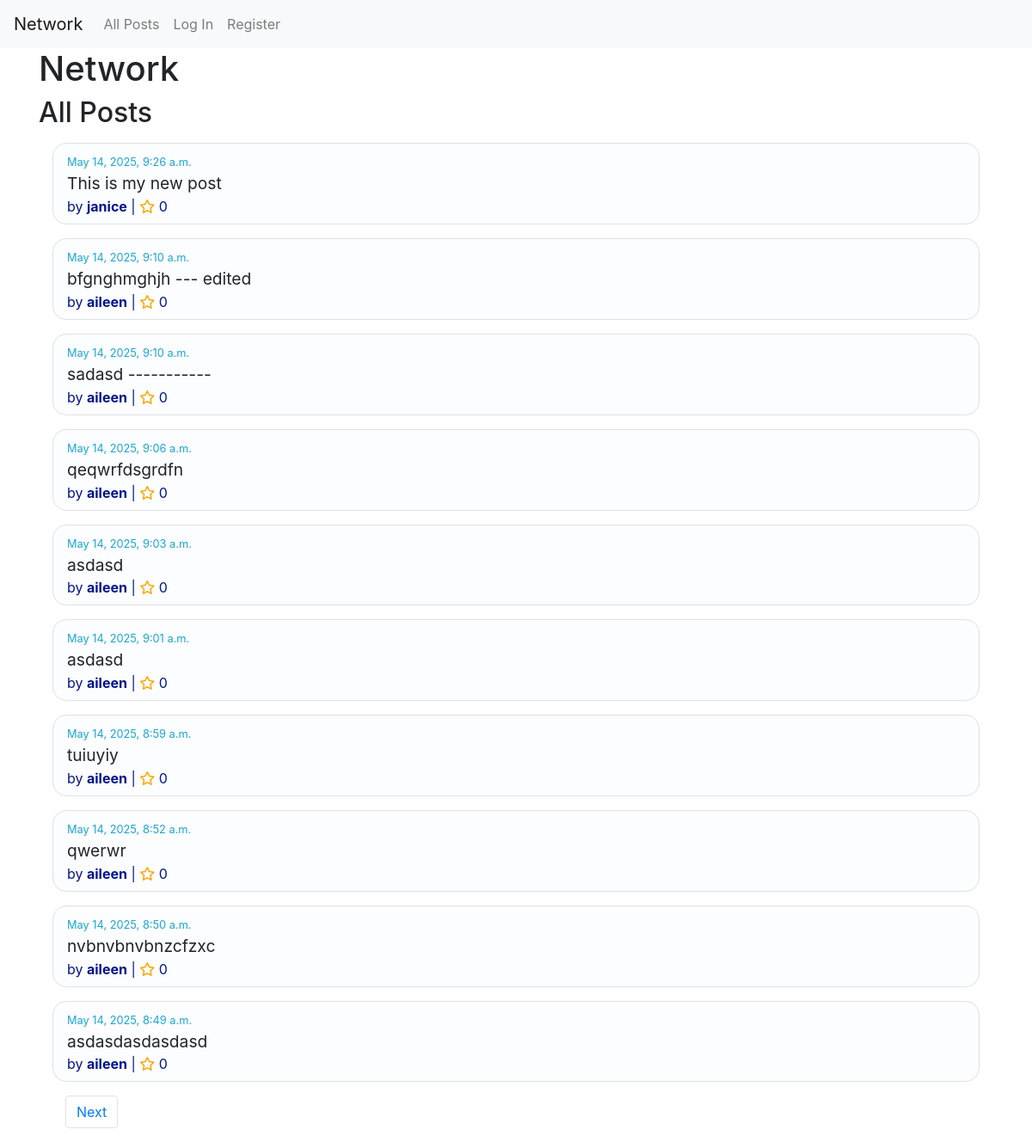
The page / on the database its author committed.
### network/models.py (models this page shows, shortened)
class Post(models.Model):
    content = models.CharField(max_length=140)
    user = models.ForeignKey(User, on_delete=models.CASCADE, related_name="user")
    date = models.DateTimeField(auto_now_add=True)

class User(AbstractUser):
    pass

### network/views.py (the view)
# urls.py: path("", views.index, name="index"),
def index(request):
    allPosts = Post.objects.all().order_by("id").reverse()
    paginator = Paginator(allPosts, 10)
    pageNumber = request.GET.get('page')
    pagePosts = paginator.get_page(pageNumber)
    return render(request, "network/index.html", {
        "allPosts": allPosts,
        "pagePosts": pagePosts
    })

### network/templates/network/index.html (shortened to what this page needs)
{% extends "network/layout.html" %}
{% block body %}
<h1>Network</h1>
 <h2>All Posts</h2>
{% include "network/posts.html" %}
{% endblock %}

### network/templates/network/posts.html (shortened to what this page needs)
<div id="all-posts my-3">
    {% for post in pagePosts %}
    <div class="post border my-3 mx-3 px-3 py-2 d-flex flex-column">
        <div class="d-flex justify-content-between">
            <p class="mb-0 post-date"><small>{{ post.date }}</small></p>
        </div>
        <p class="mb-0 post-content" id="post-content-{{ post.id }}">{{ post.content }}</p>
        <p class="mb-0 post-author">by <strong><a href="{% url 'profile' user_id=post.user.id %}">{{ post.user }}</a></strong> | <i class="fa-regular fa-star like-star"></i>
            <span class="like-btn" id="like-post-{{ post.id }}">0</span>
        </p>
    </div>
    {% endfor %}
    <div class="container mx-3">
        <ul class="pagination">
            {% if pagePosts.has_next %}
            <li class="page-item"><a class="page-link" href="?page={{ pagePosts.next_page_number }}">Next</a></li>
            {% endif %}
        </ul>
    </div>
</div>

### network/static/network/styles.css (style rules this page uses)
.post { border: 1px solid #ccc; border-radius: 1em; padding: 10px; margin: 10px 0; background-color: #fbfdffcc; }
.post-date { color: rgb(28, 165, 211); }
.post-content { font-size: 1.2em; }
.post-author { color: #031589; }
.like-star, #likes { color: orange; }
a { text-decoration: none; color:#031589; }

### rows shown on the page
Post: date "May 14, 2025, 9:26 a.m.", content "This is my new post", user "janice"
Post: date "May 14, 2025, 9:10 a.m.", content "bfgnghmghjh --- edited", user "aileen"
Post: date "May 14, 2025, 9:10 a.m.", content "sadasd -----------", user "aileen"
Post: date "May 14, 2025, 9:06 a.m.", content "qeqwrfdsgrdfn", user "aileen"
Post: date "May 14, 2025, 9:03 a.m.", content "asdasd", user "aileen"
Post: date "May 14, 2025, 9:01 a.m.", content "asdasd", user "aileen"
Post: date "May 14, 2025, 8:59 a.m.", content "tuiuyiy", user "aileen"
Post: date "May 14, 2025, 8:52 a.m.", content "qwerwr", user "aileen"
Post: date "May 14, 2025, 8:50 a.m.", content "nvbnvbnvbnzcfzxc", user "aileen"
Post: date "May 14, 2025, 8:49 a.m.", content "asdasdasdasdasd", user "aileen"
